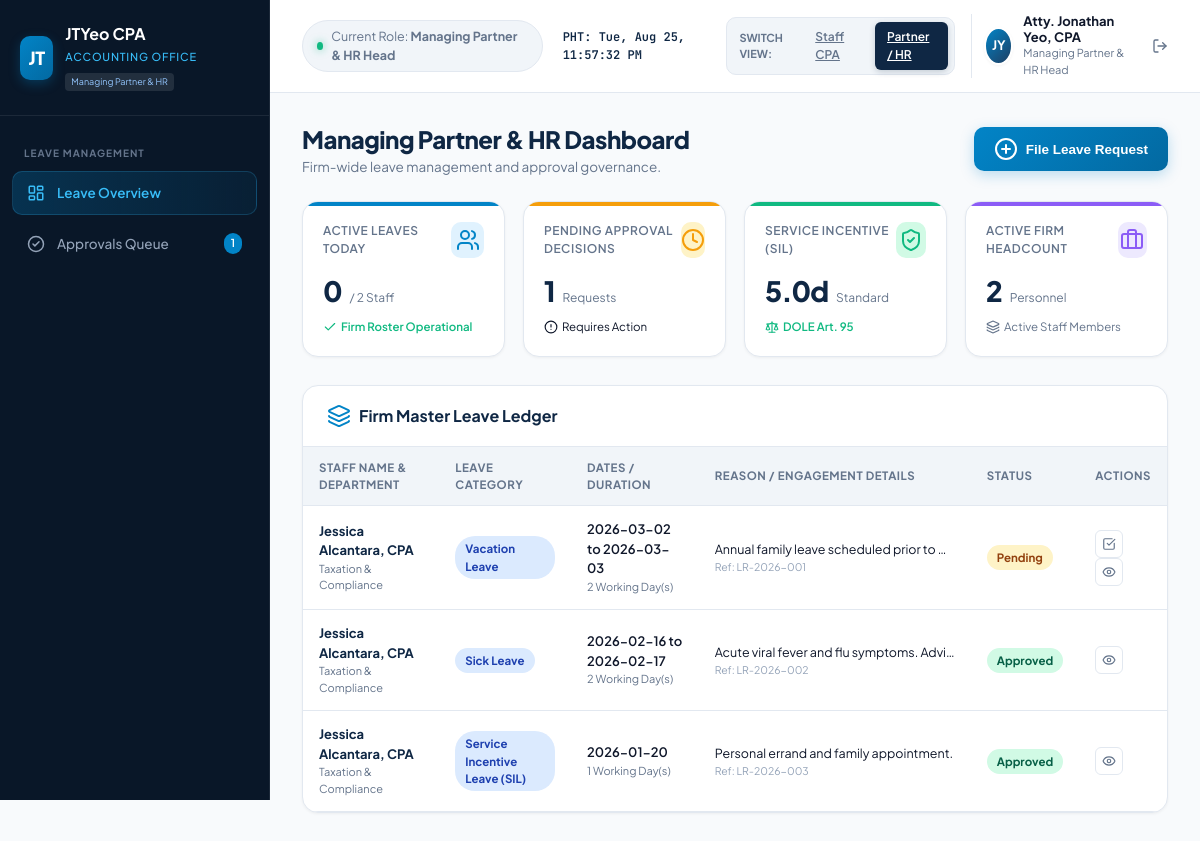
Before: /admin_dashboard.php (signed in) with the older database file.
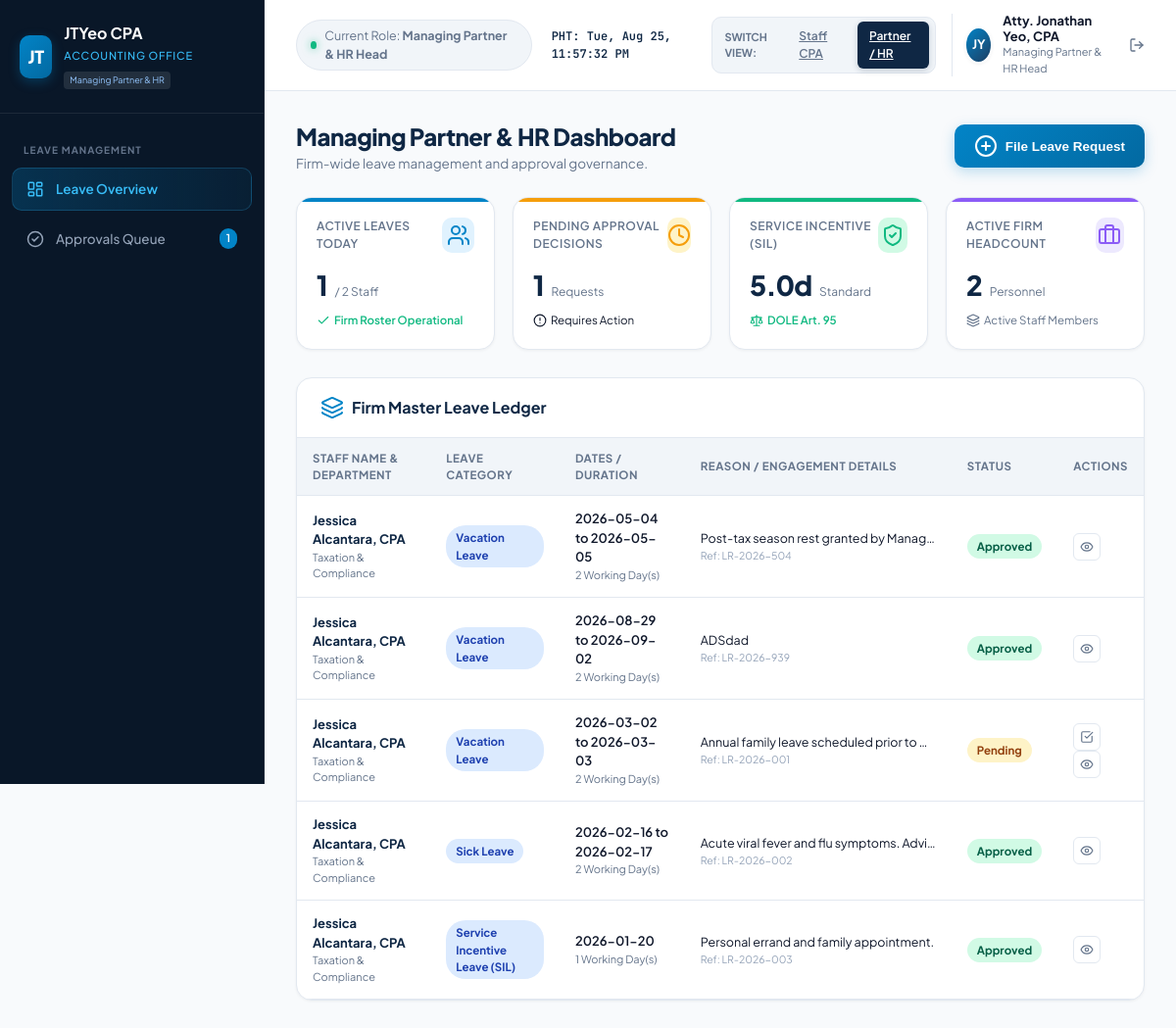
After: the same page with the newer database file.
### tables this page shows
CREATE TABLE leave_requests (
            id INTEGER PRIMARY KEY AUTOINCREMENT,
            ref_no TEXT UNIQUE NOT NULL,
            user_id INTEGER NOT NULL,
            leave_type TEXT NOT NULL, -- 'SIL', 'VL', 'SL', 'SoloParent', 'MagnaCarta', 'VAWC', 'Emergency'
            leave_type_label TEXT NOT NULL,
            start_date DATE NOT NULL,
            end_date DATE NOT NULL,
            days_count REAL NOT NULL,
            duration_mode TEXT DEFAULT 'full',
            reason TEXT NOT NULL,
            attachment_path TEXT,
            status TEXT DEFAULT 'Pending', -- 'Pending', 'Approved', 'Rejected'
            approver_name TEXT,
            rejection_reason TEXT,
            created_at DATETIME DEFAULT CURRENT_TIMESTAMP,
            decided_at DATETIME,
            FOREIGN KEY (user_id) REFERENCES users(id) ON DELETE CASCADE
        );

CREATE TABLE users (
            id INTEGER PRIMARY KEY AUTOINCREMENT,
            name TEXT NOT NULL,
            email TEXT UNIQUE NOT NULL,
            password TEXT NOT NULL,
            role TEXT NOT NULL, -- 'staff', 'supervisor', 'admin'
            department TEXT NOT NULL,
            title TEXT NOT NULL,
            avatar_initials TEXT NOT NULL,
            created_at DATETIME DEFAULT CURRENT_TIMESTAMP
        );

### auth.php (called while the page is built, shortened)
<?php
require_once __DIR__ . '/config/db.php';
function getCurrentUser() {
    global $pdo;
    $stmt = $pdo->prepare("
        SELECT u.*, b.sil_balance, b.vl_balance, b.sl_balance, b.solo_parent_balance
        FROM users u
        LEFT JOIN leave_balances b ON u.id = b.user_id
        WHERE u.id = ?
    ");
    $stmt->execute([$_SESSION['user_id']]);
    $user = $stmt->fetch();
    return $user;
}
function requireLogin() {
    $user = getCurrentUser();
    return $user;
}

### admin_dashboard.php (the view, shortened to what this page needs)
<?php
require_once __DIR__ . '/auth.php';
$user = requireLogin();
$approvalsStmt = $pdo->query("
    SELECT r.*, u.name as employee_name, u.department, u.title, u.avatar_initials
    FROM leave_requests r
    JOIN users u ON r.user_id = u.id
    WHERE r.status = 'Pending'
    ORDER BY r.created_at ASC
");
$pendingApprovals = $approvalsStmt->fetchAll();
$pendingCount = count($pendingApprovals);
$leaveReqStmt = $pdo->query("
    SELECT r.*, u.name as employee_name, u.department, u.title, u.avatar_initials
    FROM leave_requests r
    JOIN users u ON r.user_id = u.id
    ORDER BY r.created_at DESC
");
$leaveRequests = $leaveReqStmt->fetchAll();
$activeLeavesStmt = $pdo->query("
    SELECT r.*, u.name as employee_name, u.title, u.avatar_initials
    FROM leave_requests r
    JOIN users u ON r.user_id = u.id
    WHERE r.status = 'Approved' AND date('now') <= r.end_date
    ORDER BY r.start_date ASC
");
$activeLeaves = $activeLeavesStmt->fetchAll();
$allUsersStmt = $pdo->query("
    SELECT u.id, u.name, u.department, u.title,
           COALESCE(b.sil_balance, 5.0) as sil_balance,
           COALESCE(b.vl_balance, 12.0) as vl_balance,
           COALESCE(b.sl_balance, 10.0) as sl_balance,
           COALESCE(b.solo_parent_balance, 7.0) as solo_parent_balance
    FROM users u
    LEFT JOIN leave_balances b ON u.id = b.user_id
    ORDER BY u.id ASC
");
$allUsers = $allUsersStmt->fetchAll();
?>
<!DOCTYPE html>
<html lang="en">
<head>
  <link rel="stylesheet" href="style.css">
  <link href="https://cdn.jsdelivr.net/npm/fullcalendar@5.11.3/main.min.css" rel="stylesheet">
</head>
<body>
  <div class="app-container">
    <aside class="sidebar">
      <div class="brand-section">
        <div class="brand-logo">JT</div>
        <div class="brand-info">
          <h2>JTYeo CPA</h2>
          <span>Accounting Office</span>
          <div class="firm-badge">Managing Partner & HR</div>
        </div>
      </div>
      <nav class="sidebar-nav">
        <div class="nav-category">Leave Management</div>
        <a class="nav-item active" data-tab="my-portal" onclick="switchTab('my-portal')">
          <i data-lucide="layout-dashboard"></i>
          <span>Leave Overview</span>
        </a>
        <a class="nav-item" data-tab="approvals" onclick="switchTab('approvals')">
          <i data-lucide="check-circle-2"></i>
          <span>Approvals Queue</span>
          <?php if ($pendingCount > 0): ?>
            <span class="nav-badge" id="pendingApprovalsBadge"><?= $pendingCount ?></span>
          <?php endif; ?>
        </a>
      </nav>
    </aside>
    <main class="main-wrapper">
      <header class="top-header">
        <div class="header-left">
          <div class="firm-status">
            <span class="status-dot"></span>
            <span>Current Role: <strong>Managing Partner & HR Head</strong></span>
          </div>
          <div class="ph-time" id="liveClock">PHT: Loading...</div>
        </div>
        <div class="header-right">
          <div class="role-switcher-container">
            <span class="role-switcher-label">Switch View:</span>
            <a href="actions/switch_role.php?role=staff" class="role-btn">Staff CPA</a>
            <a href="actions/switch_role.php?role=admin" class="role-btn active">Partner / HR</a>
          </div>
          <div class="user-profile">
            <div class="avatar"><?= htmlspecialchars($user['avatar_initials']) ?></div>
            <div class="profile-meta">
              <div class="user-name"><?= htmlspecialchars($user['name']) ?></div>
              <div class="user-role"><?= htmlspecialchars($user['title']) ?></div>
            </div>
            <a href="logout.php" title="Sign Out" style="margin-left: 8px; color: var(--text-muted); display:flex; align-items:center;">
              <i data-lucide="log-out" style="width: 16px; height: 16px;"></i>
            </a>
          </div>
        </div>
      </header>
      <div class="content-area">
        <div id="tab-my-portal" class="tab-pane">
          <div class="page-header">
            <div class="page-title">
              <h1>Managing Partner & HR Dashboard</h1>
              <p>Firm-wide leave management and approval governance.</p>
            </div>
            <div class="header-actions">
              <button class="btn-primary" onclick="openModal('applyModal')">
                <i data-lucide="plus-circle"></i>
                <span>File Leave Request</span>
              </button>
            </div>
          </div>
          <div class="kpi-grid">
            <div class="kpi-card blue">
              <div class="kpi-header"><span class="kpi-label">Active Leaves Today</span><div class="kpi-icon"><i data-lucide="users"></i></div></div>
              <div class="kpi-value-row"><span class="kpi-value"><?= count($activeLeaves) ?></span><span class="kpi-sub">/ <?= count($allUsers) ?> Staff</span></div>
              <div class="kpi-footer positive"><i data-lucide="check" style="width:14px;height:14px;"></i><span>Firm Roster Operational</span></div>
            </div>
            <div class="kpi-card amber">
              <div class="kpi-header"><span class="kpi-label">Pending Approval Decisions</span><div class="kpi-icon"><i data-lucide="clock"></i></div></div>
              <div class="kpi-value-row"><span class="kpi-value"><?= $pendingCount ?></span><span class="kpi-sub">Requests</span></div>
              <div class="kpi-footer <?= $pendingCount > 0 ? 'warning' : 'positive' ?>">
                <i data-lucide="<?= $pendingCount > 0 ? 'alert-circle' : 'check' ?>" style="width:14px;height:14px;"></i>
                <span><?= $pendingCount > 0 ? 'Requires Action' : 'All Clear' ?></span>
              </div>
            </div>
            <div class="kpi-card green">
              <div class="kpi-header"><span class="kpi-label">Service Incentive (SIL)</span><div class="kpi-icon"><i data-lucide="shield-check"></i></div></div>
              <div class="kpi-value-row"><span class="kpi-value">5.0d</span><span class="kpi-sub">Standard</span></div>
              <div class="kpi-footer positive"><i data-lucide="scale" style="width:14px;height:14px;"></i><span>DOLE Art. 95</span></div>
            </div>
            <div class="kpi-card purple">
              <div class="kpi-header"><span class="kpi-label">Active Firm Headcount</span><div class="kpi-icon"><i data-lucide="briefcase"></i></div></div>
              <div class="kpi-value-row"><span class="kpi-value"><?= count($allUsers) ?></span><span class="kpi-sub">Personnel</span></div>
              <div class="kpi-footer neutral"><i data-lucide="layers" style="width:14px;height:14px;"></i><span>Active Staff Members</span></div>
            </div>
          </div>
          <div class="dashboard-card">
            <div class="card-head">
              <h3><i data-lucide="layers" style="color:var(--accent);"></i> Firm Master Leave Ledger</h3>
            </div>
            <div class="table-responsive">
              <table class="custom-table">
                <thead>
                  <tr>
                    <th>Staff Name & Department</th>
                    <th>Leave Category</th>
                    <th>Dates / Duration</th>
                    <th>Reason / Engagement Details</th>
                    <th>Status</th>
                    <th>Actions</th>
                  </tr>
                </thead>
                <tbody>
                  <?php if (empty($leaveRequests)): ?>
                    <tr><td colspan="6" style="text-align:center; padding:32px; color:var(--text-muted);">No leave applications recorded in database.</td></tr>
                  <?php else: ?>
                    <?php foreach ($leaveRequests as $req): ?>
                      <tr>
                        <td>
                          <div style="font-weight:700; color:var(--primary);"><?= htmlspecialchars($req['employee_name']) ?></div>
                          <div style="font-size:11px; color:var(--text-muted);"><?= htmlspecialchars($req['department']) ?></div>
                        </td>
                        <td><span class="badge badge-vl"><?= htmlspecialchars($req['leave_type_label']) ?></span></td>
                        <td>
                          <div style="font-weight:600;"><?= $req['start_date'] ?> <?= $req['start_date'] !== $req['end_date'] ? 'to ' . $req['end_date'] : '' ?></div>
                          <div style="font-size:11px; color:var(--text-muted);"><?= $req['days_count'] ?> Working Day(s)</div>
                        </td>
                        <td>
                          <div style="font-size:12.5px; max-width:240px; white-space:nowrap; overflow:hidden; text-overflow:ellipsis;" title="<?= htmlspecialchars($req['reason']) ?>"><?= htmlspecialchars($req['reason']) ?></div>
                          <div style="font-size:10.5px; color:var(--text-light);">Ref: <?= $req['ref_no'] ?></div>
                        </td>
                        <td>
                          <?php
                            $statusBadge = 'badge-pending';
                            if ($req['status'] === 'Approved') $statusBadge = 'badge-approved';
                          ?>
                          <span class="badge <?= $statusBadge ?>"><?= $req['status'] ?></span>
                        </td>
                        <td>
                          <?php if ($req['status'] === 'Pending' || str_contains($req['status'], 'Endorsed')): ?>
                            <button class="btn-icon approve" title="Review & Decide" onclick="openDecisionModal('<?= $req['ref_no'] ?>', '<?= addslashes($req['employee_name']) ?>', '<?= addslashes($req['leave_type_label']) ?>', '<?= $req['days_count'] ?>', '<?= addslashes($req['department']) ?>')">
                              <i data-lucide="check-square" style="width:14px;height:14px;"></i>
                            </button>
                            <button class="btn-icon" title="View Signoff Details" onclick="viewDetailsModal('<?= $req['ref_no'] ?>', '<?= addslashes($req['employee_name']) ?>', '<?= addslashes($req['leave_type_label']) ?>', '<?= $req['days_count'] ?>', '<?= $req['start_date'] ?>', '<?= $req['end_date'] ?>', '<?= addslashes($req['reason']) ?>', '<?= $req['status'] ?>', '<?= addslashes($req['approver_name'] ?? 'Pending') ?>', '<?= addslashes($req['rejection_reason'] ?? '') ?>')">
                              <i data-lucide="eye" style="width:14px;height:14px;"></i>
                            </button>
                          <?php else: ?>
                            <button class="btn-icon" title="View Signoff Details" onclick="viewDetailsModal('<?= $req['ref_no'] ?>', '<?= addslashes($req['employee_name']) ?>', '<?= addslashes($req['leave_type_label']) ?>', '<?= $req['days_count'] ?>', '<?= $req['start_date'] ?>', '<?= $req['end_date'] ?>', '<?= addslashes($req['reason']) ?>', '<?= $req['status'] ?>', '<?= addslashes($req['approver_name'] ?? 'Pending') ?>', '<?= addslashes($req['rejection_reason'] ?? '') ?>')">
                              <i data-lucide="eye" style="width:14px;height:14px;"></i>
                            </button>
                          <?php endif; ?>
                        </td>
                      </tr>
                    <?php endforeach; ?>
                  <?php endif; ?>
                </tbody>
              </table>
            </div>
          </div>
        </div>
      </div>
    </main>
  </div>
</body>
</html>

Changed rows visible on the page:
added leave_requests: user.name "Jessica Alcantara, CPA", user.department "Taxation & Compliance", leave_type_label "Vacation Leave", start_date "2026-05-04", end_date "2026-05-05", days_count "2", reason "Post-tax season rest granted by Manag…", ref_no "LR-2026-504", status "Approved"
added leave_requests: user.name "Jessica Alcantara, CPA", user.department "Taxation & Compliance", leave_type_label "Vacation Leave", start_date "2026-08-29", end_date "2026-09-02", days_count "2", reason "ADSdad", ref_no "LR-2026-939", status "Approved"
Other visible differences:
count($activeLeaves): "0" → "1"
